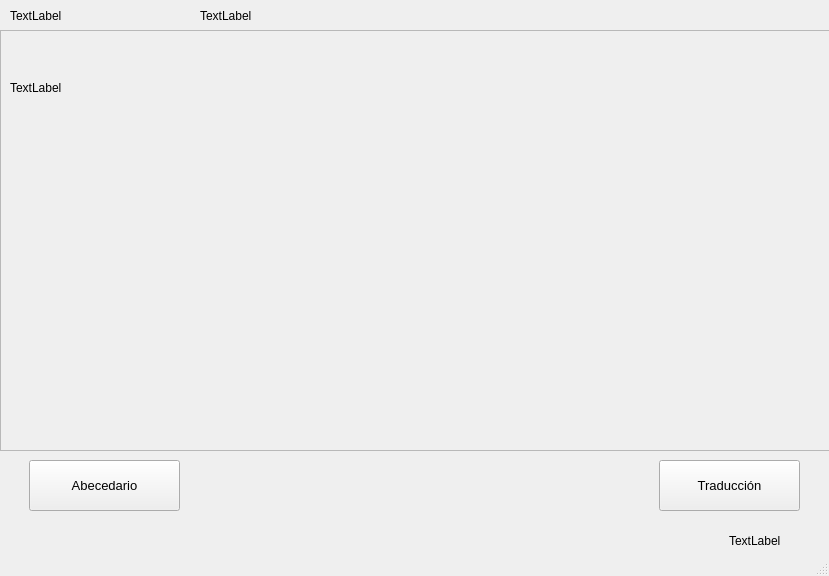
<?xml version="1.0" encoding="UTF-8"?>
<ui version="4.0">
 <class>MainWindow</class>
 <widget class="QMainWindow" name="MainWindow">
  <property name="geometry">
   <rect>
    <x>0</x>
    <y>0</y>
    <width>829</width>
    <height>576</height>
   </rect>
  </property>
  <property name="windowTitle">
   <string>MainWindow</string>
  </property>
  <widget class="QWidget" name="centralwidget">
   <widget class="QFrame" name="foot">
    <property name="geometry">
     <rect>
      <x>-1</x>
      <y>450</y>
      <width>831</width>
      <height>111</height>
     </rect>
    </property>
    <property name="frameShape">
     <enum>QFrame::StyledPanel</enum>
    </property>
    <property name="frameShadow">
     <enum>QFrame::Raised</enum>
    </property>
    <widget class="QPushButton" name="StartButton">
     <property name="geometry">
      <rect>
       <x>30</x>
       <y>10</y>
       <width>151</width>
       <height>51</height>
      </rect>
     </property>
     <property name="font">
      <font>
       <pointsize>10</pointsize>
      </font>
     </property>
     <property name="cursor">
      <cursorShape>PointingHandCursor</cursorShape>
     </property>
     <property name="toolTip">
      <string>Reconocimiento del abecedario</string>
     </property>
     <property name="text">
      <string>Abecedario</string>
     </property>
    </widget>
    <widget class="QPushButton" name="StartTranslate">
     <property name="geometry">
      <rect>
       <x>660</x>
       <y>10</y>
       <width>141</width>
       <height>51</height>
      </rect>
     </property>
     <property name="font">
      <font>
       <pointsize>10</pointsize>
      </font>
     </property>
     <property name="cursor">
      <cursorShape>PointingHandCursor</cursorShape>
     </property>
     <property name="toolTip">
      <string>Traducción en tiempo real</string>
     </property>
     <property name="text">
      <string>Traducción</string>
     </property>
    </widget>
    <widget class="QLabel" name="version">
     <property name="geometry">
      <rect>
       <x>730</x>
       <y>80</y>
       <width>91</width>
       <height>21</height>
      </rect>
     </property>
     <property name="font">
      <font>
       <pointsize>9</pointsize>
       <stylestrategy>PreferAntialias</stylestrategy>
      </font>
     </property>
     <property name="text">
      <string>TextLabel</string>
     </property>
    </widget>
   </widget>
   <widget class="QFrame" name="mainFrame">
    <property name="geometry">
     <rect>
      <x>0</x>
      <y>30</y>
      <width>831</width>
      <height>421</height>
     </rect>
    </property>
    <property name="frameShape">
     <enum>QFrame::StyledPanel</enum>
    </property>
    <property name="frameShadow">
     <enum>QFrame::Raised</enum>
    </property>
    <widget class="QLabel" name="labelDetect">
     <property name="geometry">
      <rect>
       <x>10</x>
       <y>50</y>
       <width>55</width>
       <height>16</height>
      </rect>
     </property>
     <property name="text">
      <string>TextLabel</string>
     </property>
    </widget>
   </widget>
   <widget class="QLabel" name="mode">
    <property name="geometry">
     <rect>
      <x>10</x>
      <y>5</y>
      <width>171</width>
      <height>21</height>
     </rect>
    </property>
    <property name="font">
     <font>
      <pointsize>9</pointsize>
     </font>
    </property>
    <property name="text">
     <string>TextLabel</string>
    </property>
   </widget>
   <widget class="QLabel" name="setMode">
    <property name="geometry">
     <rect>
      <x>200</x>
      <y>0</y>
      <width>101</width>
      <height>31</height>
     </rect>
    </property>
    <property name="font">
     <font>
      <pointsize>9</pointsize>
     </font>
    </property>
    <property name="text">
     <string>TextLabel</string>
    </property>
   </widget>
  </widget>
  <widget class="QStatusBar" name="statusbar"/>
 </widget>
 <resources/>
 <connections/>
</ui>
